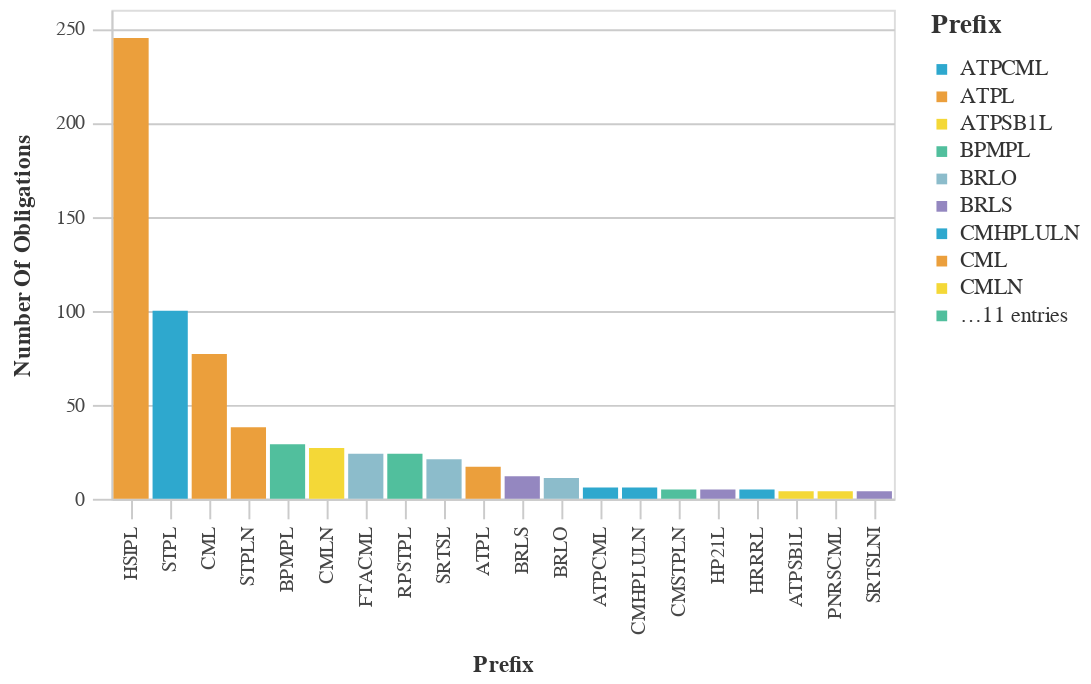

Notebook source saved alongside this figure:
### Markdown cell above
## Most Used Prefix Codes

### Code cell
#Bar chart with the Most Used Prefix Counts
chart_df = (df_top>>filter(_.variable=='prefix')).rename(columns={"value":"Prefix",
                                 "count":"Number of Obligations"})
chart9= (_dla_utils_reports.basic_bar_chart_no_save(chart_df, 'Prefix', 'Number of Obligations', 'Prefix', district))
    

display(chart9)

### Figure 1 — Vega-Lite specification as saved in the notebook (floating-point values rounded to 4 significant figures)
{"config": {"view": {"continuousWidth": 400, "continuousHeight": 300}, "axis": {"domainColor": "#cbcbcb", "grid": true, "gridColor": "#cbcbcb", "gridWidth": 1, "labelColor": "#474747", "labelFont": "Nunito Sans", "labelFontSize": 10, "labelPadding": 4, "tickColor": "#cbcbcb", "tickSize": 10, "titleColor": "#333", "titleFont": "Raleway", "titleFontSize": 12, "titlePadding": 10}, "axisBand": {"grid": false}, "background": "white", "font": "Raleway", "header": {"labelFont": "Nunito Sans", "titleFont": "Raleway"}, "legend": {"labelColor": "#333", "labelFont": "Nunito Sans", "labelFontSize": 11, "labelLimit": 0, "padding": 1, "symbolSize": 30, "symbolType": "square", "titleColor": "#333", "titleFont": "Raleway", "titleFontSize": 14, "titlePadding": 10}, "title": {"anchor": "middle", "font": "Raleway", "fontSize": 18, "fontWeight": 300, "offset": 20}}, "data": {"name": "data-ad3891bf0808a819f8dde828278fcf55"}, "mark": "bar", "encoding": {"color": {"field": "Prefix", "legend": {"symbolLimit": 10, "title": "Prefix"}, "scale": {"range": ["#2EA8CE", "#EB9F3C", "#F4D837", "#51BF9D", "#8CBCCB", "#9487C0"]}, "type": "nominal"}, "tooltip": [{"field": "Prefix", "type": "nominal"}, {"field": "Number of Obligations", "type": "quantitative"}], "x": {"field": "Prefix", "sort": "-y", "title": "Prefix", "type": "nominal"}, "y": {"field": "Number of Obligations", "title": "Number Of Obligations", "type": "quantitative"}}, "height": 250, "width": 400, "$schema": "https://vega.github.io/schema/vega-lite/v4.17.0.json", "datasets": {"data-ad3891bf0808a819f8dde828278fcf55": [{"Prefix": "HSIPL", "Number of Obligations": 245, "variable": "prefix"}, {"Prefix": "STPL", "Number of Obligations": 100, "variable": "prefix"}, {"Prefix": "CML", "Number of Obligations": 77, "variable": "prefix"}, {"Prefix": "STPLN", "Number of Obligations": 38, "variable": "prefix"}, {"Prefix": "BPMPL", "Number of Obligations": 29, "variable": "prefix"}, {"Prefix": "CMLN", "Number of Obligations": 27, "variable": "prefix"}, {"Prefix": "FTACML", "Number of Obligations": 24, "variable": "prefix"}, {"Prefix": "RPSTPL", "Number of Obligations": 24, "variable": "prefix"}, {"Prefix": "SRTSL", "Number of Obligations": 21, "variable": "prefix"}, {"Prefix": "ATPL", "Number of Obligations": 17, "variable": "prefix"}, {"Prefix": "BRLS", "Number of Obligations": 12, "variable": "prefix"}, {"Prefix": "BRLO", "Number of Obligations": 11, "variable": "prefix"}, {"Prefix": "ATPCML", "Number of Obligations": 6, "variable": "prefix"}, {"Prefix": "CMHPLULN", "Number of Obligations": 6, "variable": "prefix"}, {"Prefix": "CMSTPLN", "Number of Obligations": 5, "variable": "prefix"}, {"Prefix": "HP21L", "Number of Obligations": 5, "variable": "prefix"}, {"Prefix": "HRRRL", "Number of Obligations": 5, "variable": "prefix"}, {"Prefix": "ATPSB1L", "Number of Obligations": 4, "variable": "prefix"}, {"Prefix": "PNRSCML", "Number of Obligations": 4, "variable": "prefix"}, {"Prefix": "SRTSLNI", "Number of Obligations": 4, "variable": "prefix"}]}}
